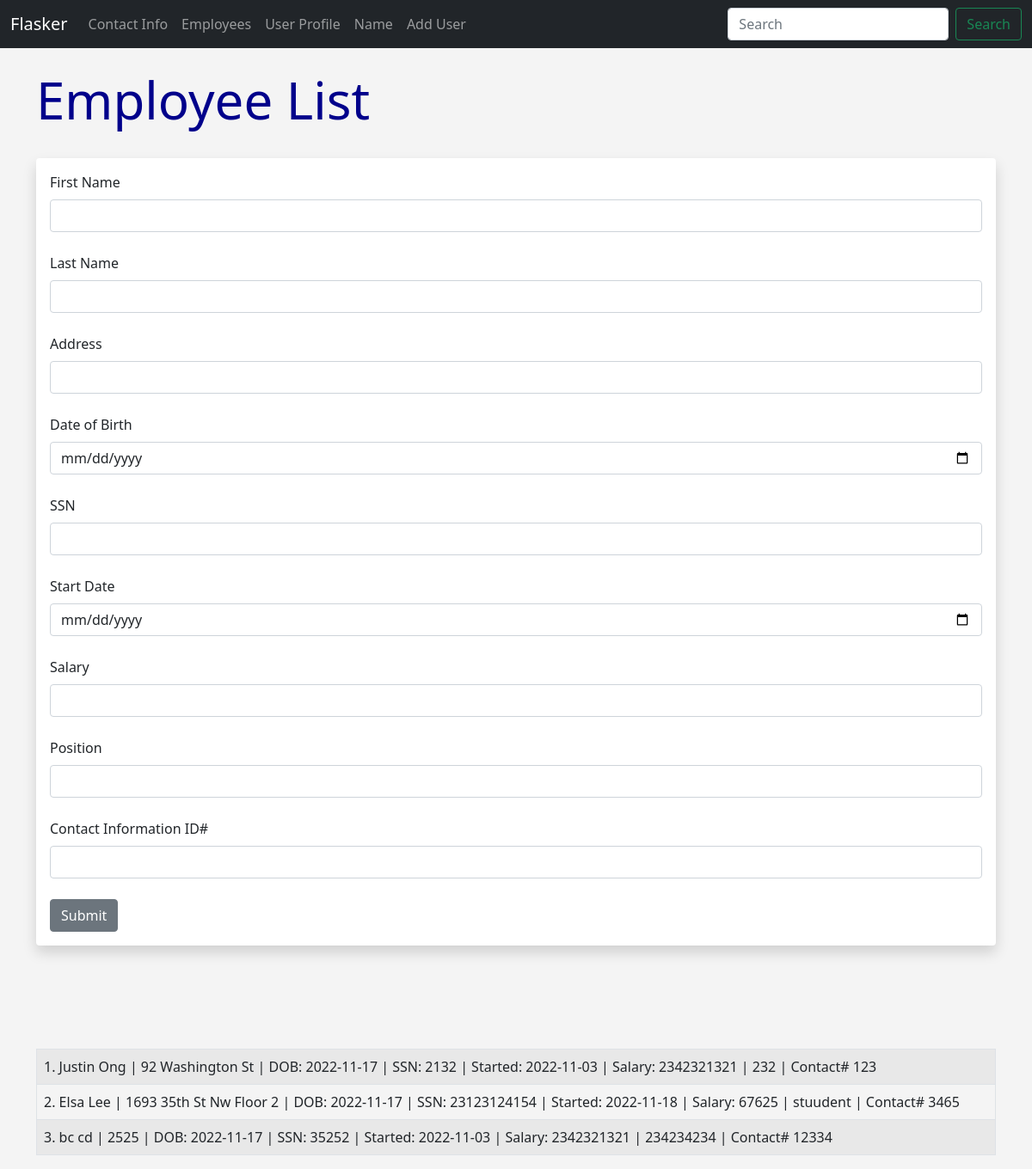
Page /employee/add on the committed database.
### hello.py (models this page shows)
class Employee(db.Model):
    id = db.Column(db.Integer, primary_key = True)
    first_name = db.Column(db.String(150), nullable=False)
    last_name = db.Column(db.String(150), nullable=False)
    address = db.Column(db.String(150), nullable = False)
    dob = db.Column(db.Date, nullable=False)
    ssn = db.Column(db.Integer, nullable=False, unique = True)
    start_date = db.Column(db.Date, nullable=False)
    salary = db.Column(db.Integer, nullable=True)
    position = db.Column(db.String(150),nullable = False)
    info_id = db.Column(db.Integer, nullable = False, unique = True) #

### hello.py (the view, shortened to what this page needs)
@app.route('/employee/add', methods=['GET', 'POST'])
def add_employee():
	form = EmployeeForm()
	our_employees = Employee.query.order_by(Employee.id)
	return render_template("add_employee.html", form = form, our_employees = our_employees)

### hello.py
class EmployeeForm(FlaskForm):
	first_name = StringField("First Name", validators=[DataRequired()])
	last_name = StringField("Last Name", validators=[DataRequired()])
	address = StringField("Address", validators=[DataRequired()])
	dob = DateField("Date of Birth", validators=[DataRequired()])
	ssn = StringField("SSN", validators=[DataRequired()])
	start_date = DateField("Start Date", validators=[DataRequired()])
	salary = IntegerField("Salary", validators=[DataRequired()])
	position = StringField("Position", validators=[DataRequired()])
	info_id = IntegerField("Contact Information ID#", validators=[DataRequired()])
	submit = SubmitField("Submit")

### templates/add_employee.html (shortened to what this page needs)
{% extends 'base.html' %}
{% block content %}
<h1>Employee List </h1>
<br/>
<div class="shadow p-3 mb-5 bg-body rounded">
<form method = "POST">
	{{form.first_name.label(class="form-label")}}
	{{form.first_name(class="form-control")}}
	<br/>
	{{form.last_name.label(class="form-label")}}
	{{form.last_name(class="form-control")}}
	<br/>
	{{form.address.label(class="form-label")}}
	{{form.address(class="form-control")}}
	<br/>
	{{form.dob.label(class="form-label")}}
	{{form.dob(class="form-control")}}
	<br/>
	{{form.ssn.label(class="form-label")}}
	{{form.ssn(class="form-control")}}
	<br/>
	{{form.start_date.label(class="form-label")}}
	{{form.start_date(class="form-control")}}
	<br/>
	{{form.salary.label(class="form-label")}}
	{{form.salary(class="form-control")}}
	<br/>
	{{form.position.label(class="form-label")}}
	{{form.position(class="form-control")}}
	<br/>
	{{form.info_id.label(class="form-label")}}
	{{form.info_id(class="form-control")}}
	<br/>
	{{form.submit(class="btn btn-secondary")}}
</form>
</div>
	<br/>	<br/>	<br/>
	<table class = "table table-hover table-bordered table-striped">
	{% for our_employee in our_employees %}
	<tr>
		<td>
		{{ our_employee.id }}. {{ our_employee.first_name}} {{ our_employee.last_name}} | {{ our_employee.address}} | DOB: {{ our_employee.dob}}
	 | SSN: {{ our_employee.ssn}} | Started: {{ our_employee.start_date}} | Salary:  {{ our_employee.salary}} | {{ our_employee.position}} | Contact# {{ our_employee.info_id}}</td></tr>
	{% endfor %}
</table>
{% endblock %}

### templates/base.html (shortened to what this page needs)
<!doctype html>
<html lang="en">
  <head>
    <link href="https://cdn.jsdelivr.net/npm/bootstrap@5.0.0-beta1/dist/css/bootstrap.min.css" rel="stylesheet">
    <link href="{{url_for('static', filename='css/style.css')}}" rel="stylesheet"
  </head>
  <body>
  	{% include 'navbar.html' %}
  	<br/>
  	<div class="container">
		{% block content %}
		{% endblock %}
	</div>
  </body>
</html>

### templates/navbar.html (shortened to what this page needs)
<nav class="navbar navbar-expand-lg navbar-dark bg-dark">
  <div class="container-fluid">
    <a class="navbar-brand" href="{{ url_for('index') }}">Flasker</a>
    <div class="collapse navbar-collapse" id="navbarSupportedContent">
      <ul class="navbar-nav me-auto mb-2 mb-lg-0">
       <li class="nav-item">
          <a class="nav-link" href="{{ url_for('add_contact')}}">Contact Info</a>
        </li>
               <li class="nav-item">
          <a class="nav-link" href="{{ url_for('add_employee')}}">Employees</a>
        </li>
        <li class="nav-item">
          <a class="nav-link" href="{{ url_for('user', name='John')}}">User Profile</a>
        </li>
                <li class="nav-item">
          <a class="nav-link" href="{{ url_for('name')}}">Name</a>
        </li>
                        <li class="nav-item">
          <a class="nav-link" href="{{ url_for('add_user')}}">Add User</a>
        </li>
      </ul>
      <form class="d-flex">
        <input class="form-control me-2" type="search" placeholder="Search" aria-label="Search">
        <button class="btn btn-outline-success" type="submit">Search</button>
      </form>
    </div>
  </div>
</nav>

### static/css/style.css (style rules this page uses)
h1 { color: darkblue; font-size:60px; }
body { background: #f4f4f4; }

### rows in the picture
Employee: id "1", first_name "Justin", last_name "Ong", address "92 Washington St", dob "2022-11-17", ssn "2132", start_date "2022-11-03", salary "2342321321", position "232", info_id "123"
Employee: id "2", first_name "Elsa", last_name "Lee", address "1693 35th St Nw Floor 2", dob "2022-11-17", ssn "23123124154", start_date "2022-11-18", salary "67625", position "stuudent", info_id "3465"
Employee: id "3", first_name "bc", last_name "cd", address "2525", dob "2022-11-17", ssn "35252", start_date "2022-11-03", salary "2342321321", position "234234234", info_id "12334"
